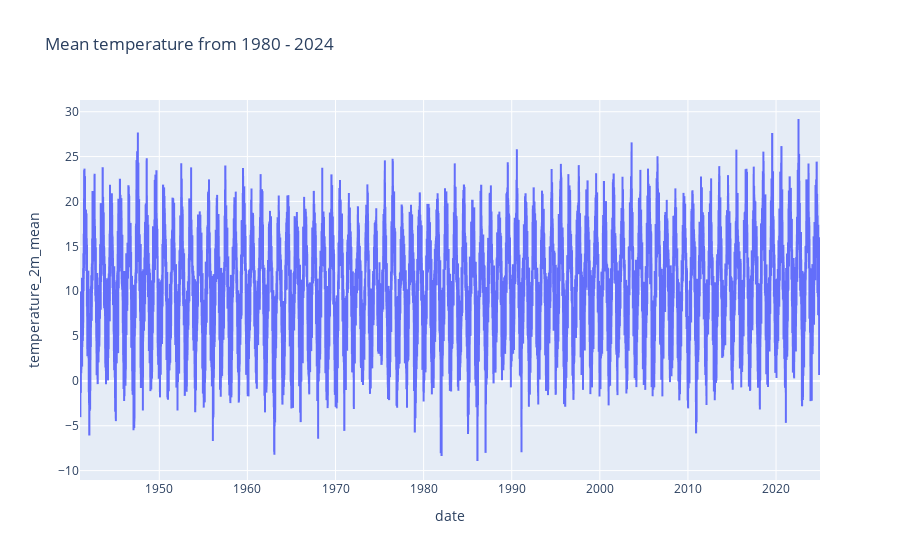

The notebook cell this image was saved under:
### Code cell
import plotly.express as px

df = px.data.gapminder().query("country=='Canada'")
fig = px.line(daily_dataframe, x="date", y="temperature_2m_mean", title='Mean temperature from 1980 - 2024')
fig.show()

### Figure 1 — Plotly figure (JSON) as saved in the notebook; plotly's stock layout.template omitted (floating-point values rounded to 4 significant figures; data arrays with more than 128 entries replaced by an {"elided": "..."} marker saying what was removed)
{"data": [{"hovertemplate": "date=%{x}<br>temperature_2m_mean=%{y}<extra></extra>", "legendgroup": "", "line": {"color": "#636efa", "dash": "solid"}, "marker": {"symbol": "circle"}, "mode": "lines", "name": "", "showlegend": false, "type": "scattergl", "x": {"elided": "30677 str values"}, "xaxis": "x", "y": {"elided": "30677 float values"}, "yaxis": "y"}], "layout": {"legend": {"tracegroupgap": 0}, "title": {"text": "Mean temperature from 1980 - 2024"}, "xaxis": {"anchor": "y", "domain": [0, 1], "title": {"text": "date"}}, "yaxis": {"anchor": "x", "domain": [0, 1], "title": {"text": "temperature_2m_mean"}}}}
